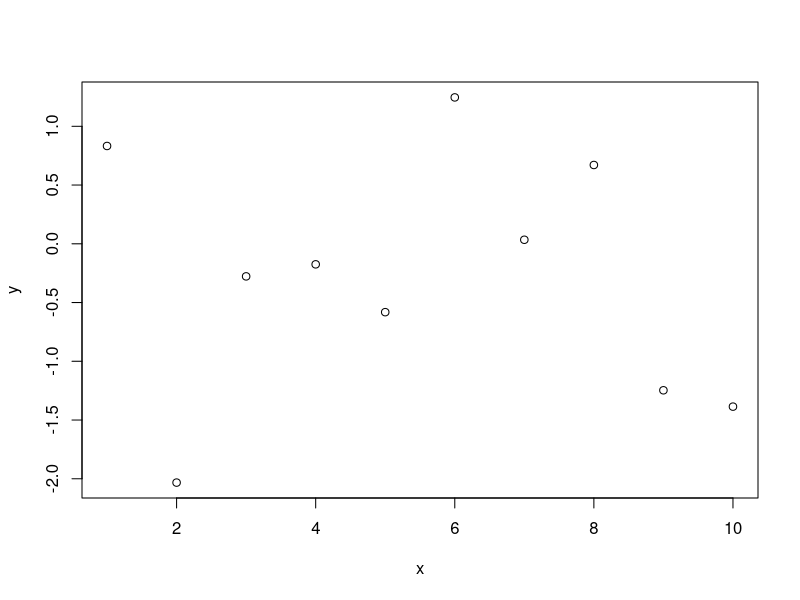

Recreate this plot in R. (Note: this script raises an error after producing the figure.)
for(i in 1:10) {
   print(i^3)
}

#playing around with vectors
x.vec <- vector(length=10)
x.vec[3] <- 3.4
print(x.vec)
x.vec[] <- NA
print(x.vec)
x.vec[1:4] <- 10.3
print(x.vec)
x.vec[c(3,5,9)] <- 11.6
print(x.vec)
x.vec[-1] <- 6.7
print(x.vec)

#playing around with matrices
x.mat <- matrix(nrow=3, ncol=4)
print(x.mat)
x.mat[] <- 2.89
print(x.mat)
x.mat[2,4] <- 0
print(x.mat)
x.mat[1,] <- NA
print(x.mat)
x.mat[,4] <- -1
print(x.mat)
x.mat[1:2,3:4] <- "help"
print(x.mat)
x.mat[-1,-1] <- 0
print(x.mat)

#if-then-else statement
x <- 1
if (x < 3) {
   y <- x+2
} else {
   y <- x+4
}

#ifelse statement (similar to Excel), returns a value
ifelse(x<3,6,2)

#for loop
for (i in 1:10) {
   print(i^3)
} 

#for loop
for (crazyval in c(100,"help", "August")) {
   print(crazyval)
}

#sequences of values
1:10
10:1
3:9
c(3,9,5,7)  #the c() command concatenates numbers into a vector
LETTERS     #defined vector
letters     #defined vector
seq(from=1,to=11,by=2)  #odd numbers
seq(1,11,2)             #note how much harder this is to understand
seq(from=5,to=50,length.out=10)  #produce a vector of 10 values


#while loop
x <- 1
while(x<3) {
   x <- x +1  #this statement may or may not be run
   print(x)
}

#repeat loop
x <- 1
repeat { 
   x <- x + 1  #this statement is always run at least once
   print(x)
   if(x > 10) break() 
}

#function to do sum of squares
SSvalue <- function(x,y) {
   SS <- (x-y)^2
   return(SS)
}
SSvalue(x=10,y=3)
answer <- SSvalue(x=10,y=3)
print(answer)

#function that does stuff and does not return a value
PlotRandom <- function(x,y) {
   plot(x=x,y=y)
}
PlotRandom(x=1:10,y=rnorm(n=10))

#function to do sum of squares on vectors
SSvecs <- function(xvec,yvec) {
   n <- length(xvec)  #assume two vectors are same length
   SS <- 0
   for (i in 1:n) {
      SS <- SS+SSvalue(xvec[i],yvec[i])
   }   
   return(SS)
}
SSvecs(x=c(3,4,5),y=c(2,4,6))

#the length() function
length(1)
length(1:10)
length(LETTERS)

#removing all global variables and functions
rm(list=ls())

#difference between global and local variables
xx <- 4
dumb <- function() {
   yy <- xx+4
   print(yy)
   xx <- 3
   print(xx)
}
dumb()  #calls the function
print(xx)  #value was not changed inside the function, instead new variable xx created inside function
print(yy)  #variable not available outside the function

#no global variables used within the function, instead passed as parameter
smarter <- function(x) {  #function has one parameter x
   yy <- x+4
   print(yy)   #does not return the value, just prints it to the console. 
}
xx <- 4        #global variable
smarter(x=xx)  #passes global variable to function

#reading in data from a .csv file
xdata <- read.csv(file="values.csv")
head(xdata)
xdata <- read.csv(file="values.csv", header=T, sep=",")
xdata[,3]
xdata <- read.csv(file="values.csv", header=T, sep=",", stringsAsFactors=T)
xdata[,3]
xdata <- read.csv(file="values.csv", header=T, sep=",", colClasses=c("numeric","numeric","character"))
xdata[,3]
xdata[,2]

#write data to a file
#write.csv(x=xdata, file="temp.csv")
#write.csv(x=xdata, file="tables\\temp.csv")
#write.csv(x=xdata, file="C:\\Users\\Trevor Branch\\Documents\\2013 FISH458 Quantitative\\1 Labs\\Lab 4 Intro to R\\tables")
#unreadable code
for (i in 1:4) {  if(i>3) { print(i) }
for (j in 1:3) { for (k in 1:3) { if (j>k) print(j) }}}

#more readable code
for (i in 1:4) {  
   if(i>3) { 
      print(i) 
   }
   for (j in 1:3) { 
      for (k in 1:3) { 
         if (j>k) {
            print(j) 
         }
      }
   }
}

#defensive coding
if(x>1) {
   print(x)
} else {
   print(x+2)
}

if(x>1) print(x) else 
   print(x+2)

x <- 0
if(x>1) print(x) else 
   print(x+2)
   print(x+5)

#naming parameters when calling functions
seq(0,20,2)
seq(from=0, to=20, by=2)

seq(20,0,2)
seq(to=20, from=0, by=2)
